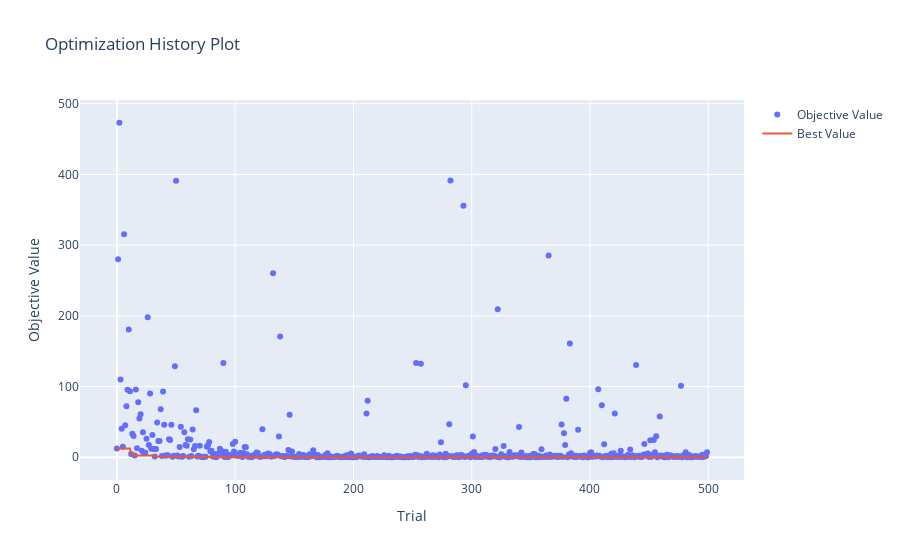

Source (notebook cell):
### Code cell
# 최적화 히스토리 시각화
vis.plot_optimization_history(study).show()

### Figure 1 — Plotly figure (JSON) as saved in the notebook; plotly's stock layout.template omitted (floating-point values rounded to 4 significant figures; data arrays with more than 128 entries replaced by an {"elided": "..."} marker saying what was removed)
{"data": [{"mode": "markers", "name": "Objective Value", "type": "scatter", "x": {"elided": "500 int values"}, "y": {"elided": "500 float values"}}, {"mode": "lines", "name": "Best Value", "type": "scatter", "x": {"elided": "500 int values"}, "y": {"elided": "500 float values"}}, {"marker": {"color": "#cccccc"}, "mode": "markers", "name": "Infeasible Trial", "showlegend": false, "type": "scatter", "x": [], "y": []}], "layout": {"title": {"text": "Optimization History Plot"}, "xaxis": {"title": {"text": "Trial"}}, "yaxis": {"title": {"text": "Objective Value"}}}}
